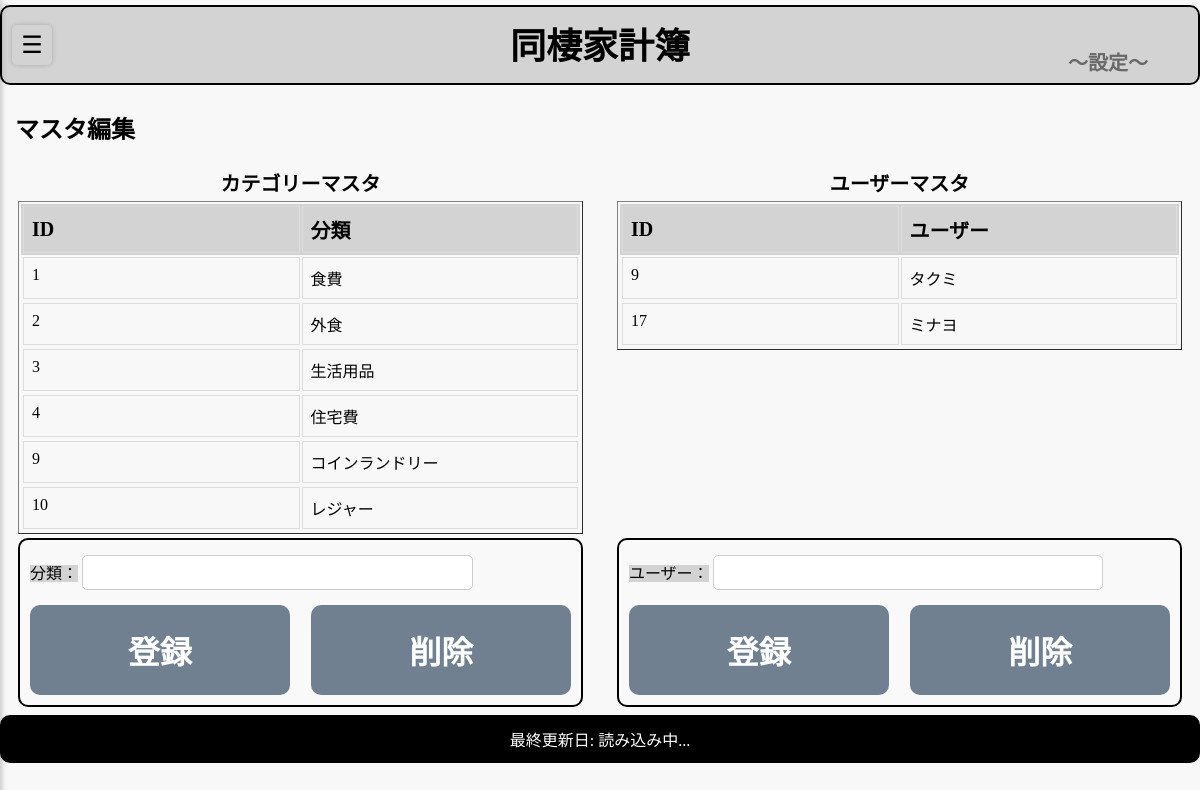
Page /setting on the committed database.
### tables this page shows
CREATE TABLE category_master (
    id INTEGER PRIMARY KEY AUTOINCREMENT,
    category TEXT NOT NULL
);

CREATE TABLE user_master (
    id INTEGER PRIMARY KEY AUTOINCREMENT,
    user TEXT NOT NULL
);

### page.py (the view, shortened to what this page needs)
@page_view.route("/setting", methods=["GET", "POST"])
def settings_page():
    conn = sqlite3.connect(DB_FILE)
    cursor = conn.cursor()
    cursor.execute("SELECT id , category FROM category_master ORDER BY id ASC")
    category_master = cursor.fetchall()
    cursor.execute("SELECT id , user FROM user_master ORDER BY id ASC")
    user_master = cursor.fetchall()
    conn.close()
    return render_template(
        "settings.html",
        category_master=category_master,
        user_master=user_master
    )

### app.py (called while the page is built)
def get_latest_year():
    conn = sqlite3.connect(DB_FILE)
    cursor = conn.cursor()
    cursor.execute("SELECT MAX(year) FROM expenses")  # 最大のyearを取得
    latest_year = cursor.fetchone()[0]  # 結果を取得
    conn.close()
    return latest_year if latest_year else 2024  # データがない場合はデフォルト2024

@app.before_request
def set_default_year():
    if "selected_year" not in session:
        session["selected_year"] = get_latest_year()  # 初期値をセット
    if "selected_category" not in session:
        session["selected_category"] = None  # カテゴリー初期値 すべて→None
    if "selected_user" not in session:
        session["selected_user"] = None  # ユーザー初期値 すべて→None

### templates/settings.html (shortened to what this page needs)
<!DOCTYPE html>
<html>
<head>
    <link rel="stylesheet" type="text/css" href="{{ url_for('static', filename='style.css') }}">
    <link rel="stylesheet" type="text/css" href="{{ url_for('static', filename='settings_screen.css') }}">
</head>
<body data-page="setting">
    <div class="page_header">
        <button id="menu-toggle">&#9776;</button>
        <h1>同棲家計簿</h1>
        <h2>～設定～</h2>
    </div>
    <div class="container">
        <h2>マスタ編集</h2>
        <div class="view_erea">
            <table class="view_table">
                <tr>
                    <th>カテゴリーマスタ</th>
                    <th>ユーザーマスタ</th>
                </tr>
                <tr>
                    <td>
                        <div class="master-table">
                            {% if category_master and category_master|length > 0 %}
                            <table border="1">
                                <thead>
                                    <tr>
                                        <th>ID</th>
                                        <th>分類</th>
                                    </tr>
                                </thead>
                                <tbody>
                                    {% for master in category_master %}
                                    <tr>
                                        <td>{{ master[0] }}</td>
                                        <td>{{ master[1] }}</td>
                                    </tr>
                                    {% endfor %}
                                </tbody>
                            </table>
                            {% else %}
                                <p>登録されたデータはありません</p>
                            {% endif %}
                        </div>
                    </td>
                    <td>
                        <div class="master-table">
                            {% if user_master and user_master|length > 0 %}
                            <table border="1">
                                <thead>
                                    <tr>
                                        <th>ID</th>
                                        <th>ユーザー</th>
                                    </tr>
                                </thead>
                                <tbody>
                                    {% for master in user_master %}
                                    <tr>
                                        <td>{{ master[0] }}</td>
                                        <td>{{ master[1] }}</td>
                                    </tr>
                                    {% endfor %}
                                </tbody>
                            </table>
                            {% else %}
                                <p>登録されたデータはありません</p>
                            {% endif %}
                        </div>
                    </td>
                </tr>
                <tr>
                    <td>
                        <div class="master-form">
                            <form id="category-mater-form" action="{{ url_for('page_view.settings_page') }}" method="POST">
                                <label for="category">分類：</label>
                                <input type="text" name="category" required>
                                <button type="submit" id="master-add" name="form_add" value="category">登録</button>
                                <button type="submit" id="master-delete" name="form_delete" value="category">削除</button>
                            </form>
                        </div>
                    </td>
                    <td>
                        <div class="master-form">
                            <form id="user-master-form" action="{{ url_for('page_view.settings_page') }}" method="POST">
                                <label for="user">ユーザー：</label>
                                <input type="text" name="user" required>
                                <button type="submit" id="master-add" name="form_add" value="user">登録</button>
                                <button type="submit" id="master-delete" name="form_delete" value="user">削除</button>
                            </form>
                        </div>
                    </td>
                </tr>
            </table>
        </div>
    </div>
    <footer id="last-updated">最終更新日: 読み込み中...</footer>
</body>
</html>

### static/style.css (style rules this page uses)
body { display: flex; flex-direction: column; align-items: center; justify-content: flex-start; height: 100vh; margin: 0; background-color: #f8f8f8; }
body[data-page="setting"] .page_header { background-color: lightgray; }
.page_header { align-items: center; padding: 10px; background-color: lightblue; border-radius: 10px; position: relative; height: 80px; width: 100%; margin: 5px auto; border: 2px solid black; box-sizing: border-box; }
.page_header h1 { position: absolute; left: 50%; transform: translateX(-50%); margin: 0; font-size: 36px; text-align: center; white-space: nowrap; }
.page_header h2 { margin: 0; font-size: 20px; color: dimgrey; margin-left: auto; margin-top: 30px; padding-right: 40px; float: right; }
.container { display: table; width: 100%; margin: 0; vertical-align: top; overflow-x: auto; }
.container h2 { margin-left: 15px; }
#menu-toggle { font-size: 24px; background: none; border: none; cursor: pointer; width: 40px; height: 40px; line-height: 40px; padding: 0; position: absolute; left: 10px; top: 50%; transform: translateY(-50%); z-index: 1000; background-color: lightgrey; border-radius: 5px; box-shadow: 0 0 5px rgba(0, 0, 0, 0.2); }
footer { width: 100%; max-width: 100vw; box-sizing: border-box; margin: 5px auto 0 auto; text-align: center; border: 2px solid black; background-color: black; color: white; border-radius: 10px; padding: 10px; }

### static/settings_screen.css (style rules this page uses)
.view_erea th { font-size: 20px; font-weight: bold; }
.master-form { display: block; width: 95%; max-width: 1000px; background-color: #f9f9f9; margin: 0 auto; border: 2px solid black; border-radius: 10px; padding: 10px; box-sizing: border-box; overflow: hidden; }
.master-form label { margin-top: 10px; text-align: left; font-size: 16px; width: 90px; background-color: lightgray; }
.master-form input { flex: 1; width: 100%; max-width: 70%; padding: 5px; margin-top: 5px; font-size: 20px; border: 1px solid #ccc; border-radius: 5px; }
#master-add { width: 48%; padding: 22px; font-size: 32px; font-weight: bold; background-color: slategray; color: white; border: none; border-radius: 10px; cursor: pointer; margin-top: 15px; float: left; }
#master-delete { width: 48%; padding: 22px; font-size: 32px; font-weight: bold; background-color: slategray; color: white; border: none; border-radius: 10px; cursor: pointer; margin-top: 15px; float: right; }
.view_table tr td { vertical-align: top; }
.master-table { width: 95%; border-collapse: collapse; table-layout: fixed; margin-left: 2.5%; }
.master-table thead { display: block; background-color: lightgray; }
.master-table tbody { display: block; max-height: 400px; overflow-y: auto; width: 100%; }
.master-table tr { display: table; width: 100%; table-layout: fixed; }
.master-table th, .master-table td { padding: 8px; border: 1px solid #ddd; text-align: left; white-space: nowrap; }

### rows in the picture
category_master: id "1", category "食費"
category_master: id "2", category "外食"
category_master: id "3", category "生活用品"
category_master: id "4", category "住宅費"
category_master: id "9", category "コインランドリー"
category_master: id "10", category "レジャー"
user_master: id "9", user "タクミ"
user_master: id "17", user "ミナヨ"
